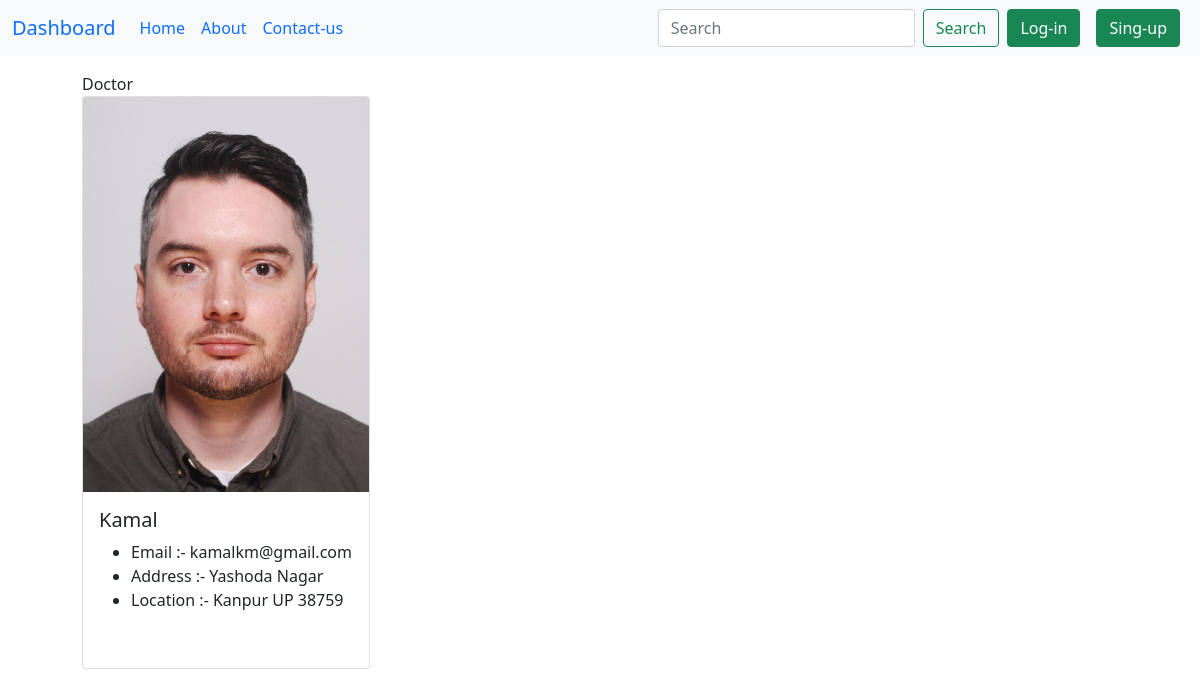
/slug/f5b7441c-478c-4163-bb43-0537599b4a50, run on the app's committed database.
### account/models.py (models this page shows)
class BaseModel(models.Model):
    uid = models.UUIDField(default = uuid.uuid4, editable = False, primary_key = True)
    create_at = models.DateTimeField(auto_now_add = True)
    updated_at = models.DateTimeField(auto_now_add = True)
    class Meta:
        abstract = True

class detail(BaseModel):
    type = models.CharField(max_length = 70)
    fname = models.CharField(max_length = 50)
    lname = models.CharField(max_length = 50)
    profile_pic = models.ImageField(upload_to = 'images')
    username  = models.CharField(max_length = 50)
    email = models.EmailField()
    password = models.CharField(max_length = 50)
    address = models.CharField(max_length = 50)
    city = models.CharField(max_length = 50)
    state = models.CharField(max_length = 50)
    pincode = models.CharField(max_length = 50)
    def __str__(self):
       return self.fname

### home/views.py (the view)
# urls.py: path("slug/<uid>",views.slug, name='slug')
def slug(request,uid):
    obj = detail.objects.filter(uid = uid)
    print(obj)
    data = {
        'obj':obj
    }
    return render(request,'slug.html',data)

### template/slug.html (shortened to what this page needs)
{% extends 'base.html' %}
{% block body %}
    <div class="container">
        <div class="container px-4">
            <div class="row gx-5">
                <div class="col">
                    <div class="p-3">
                        {% for i in obj %}
                        {{i.type}}
                        <div class="card" style="width: 18rem;">
                            <img src="/media/{{i.profile_pic}}" width="70%" class="card-img-top" alt="...">
                            <div class="card-body">
                                <h5 class="card-title">{{i.fname}}</h5>
                                <ul>
                                    <li><p class="card-text">Email :- {{i.email}}</p></li>
                                    <li><p class="card-text">Address :- {{i.address}}</p></li>
                                    <li><p class="card-text">Location :- {{i.city}} {{i.state}} {{i.pincode}}</p></li>
                                  </ul>
                        <br>
                        {% endfor %}
                    </div>
                </div>
            </div>
        </div>
    </div>
    </div>
    {% endblock %}

### data on the page
detail: type "Doctor", profile_pic (picture), fname "Kamal", email "kamalkm@gmail.com", address "Yashoda Nagar", city "Kanpur", state "UP", pincode "38759"
